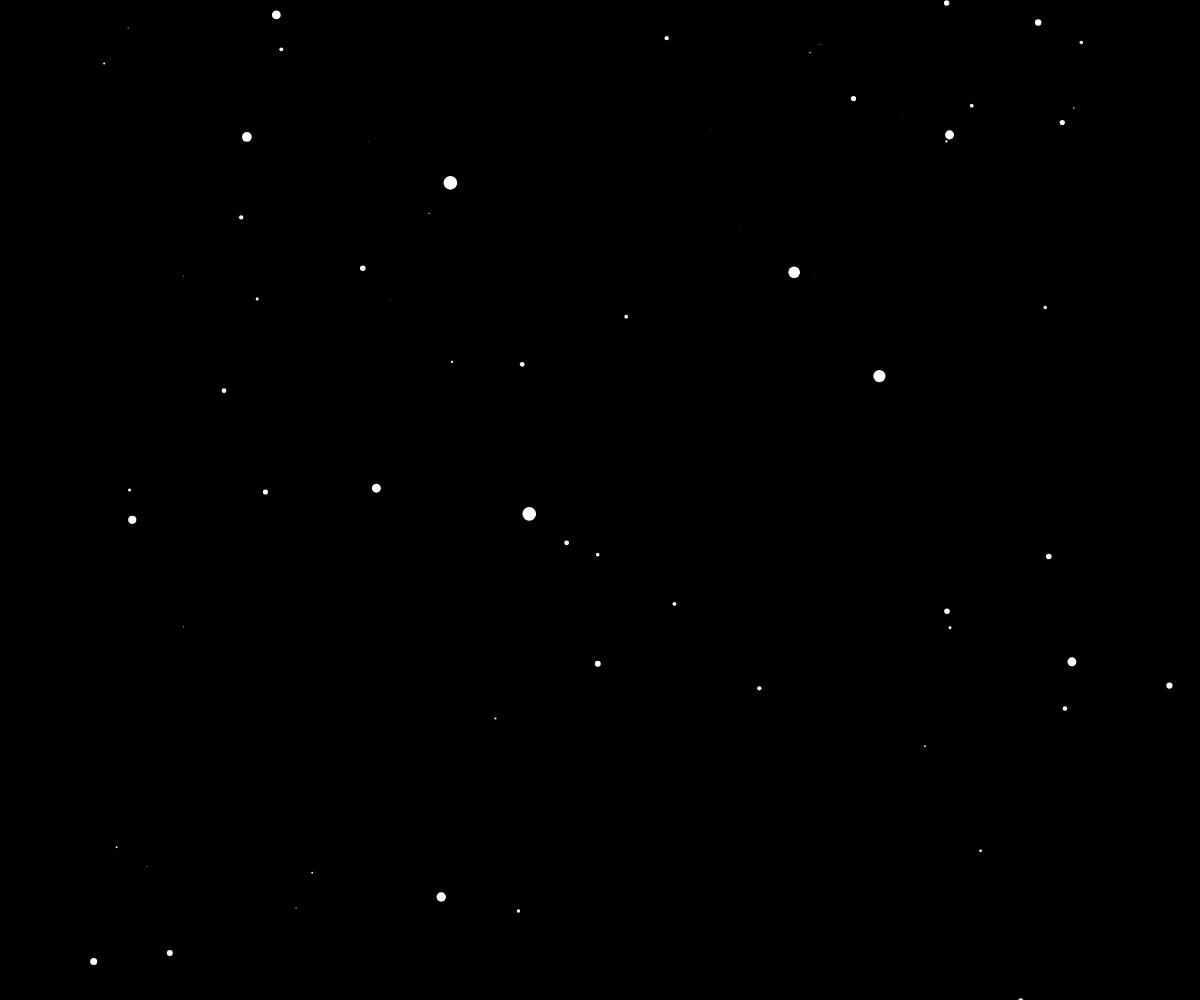
Frame 1 (no input)
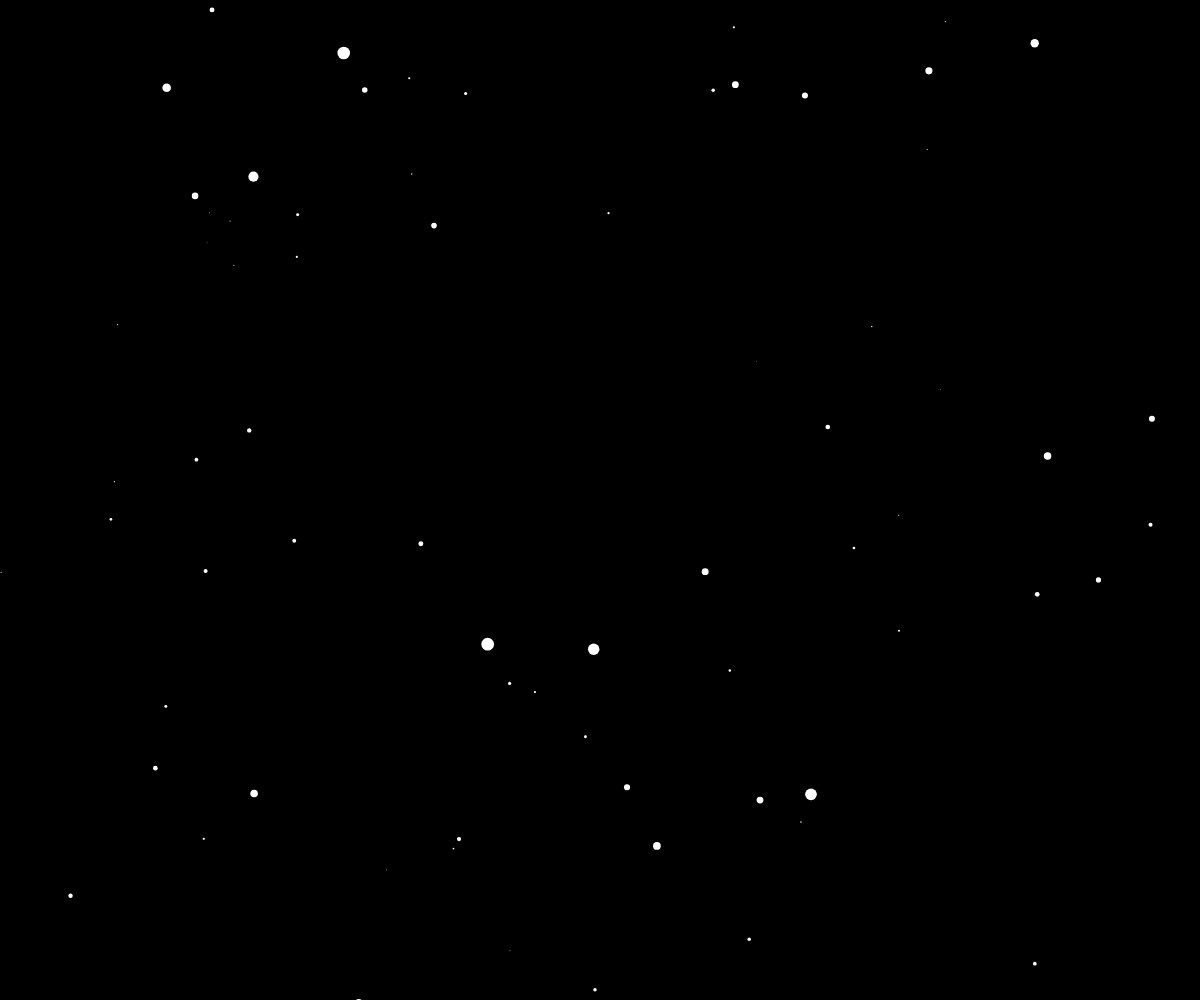
Frame 60 (no input)
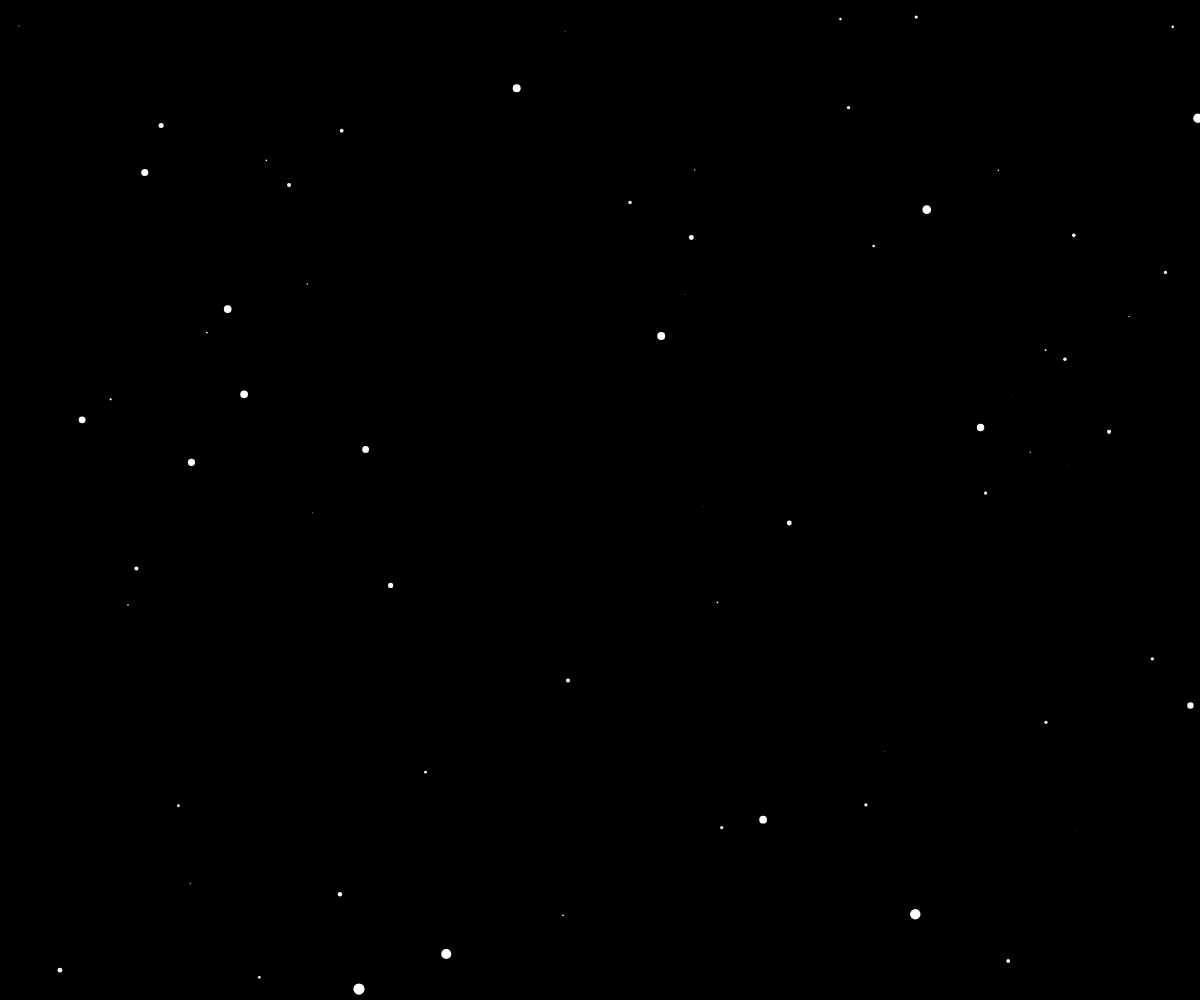
Frame 120 (the mouse pressed at the canvas centre since frame 60)

The p5.js sketch that drew these frames (run headless with seeded random() and noise() and a simulated clock; from frame 60 on, the mouse is pressed at the canvas centre):

// p5.js sketch
// ── sketch.js
var stars = [];

function setup() {
  createCanvas(windowWidth, windowHeight);
  for (var i = 0; i < 800; i++) {
    stars[i] = new Star();
  }
}

function draw() {
  background(0);
  translate(width / 2, height / 2);
  for (var i = 0; i < 800; i++) {
    stars[i].update();
    stars[i].show();
  }
}

// ── Star.js
function Star() {
  this.x = random(-width, width);
  this.y = random(-height, height);
  this.z = random(width);
}

Star.prototype.update = function () {
  this.z = this.z - 10;
  if (this.z < 1) {
    this.z = width;
    this.x = random(-width, width);
    this.y = random(-height, height);
    this.pz = this.z;
  }
};

Star.prototype.show = function () {
  fill(255);
  noStroke();
  var sx = map(this.x / this.z, 0, 1, 0, width);
  var sy = map(this.y / this.z, 0, 1, 0, height);

  var r = map(this.z, 0, width, 16, 0);
  ellipse(sx, sy, r, r);

  var px = map(this.x / this.pz, 0, 1, 0, width);
  var py = map(this.y / this.pz, 0, 1, 0, height);
};
